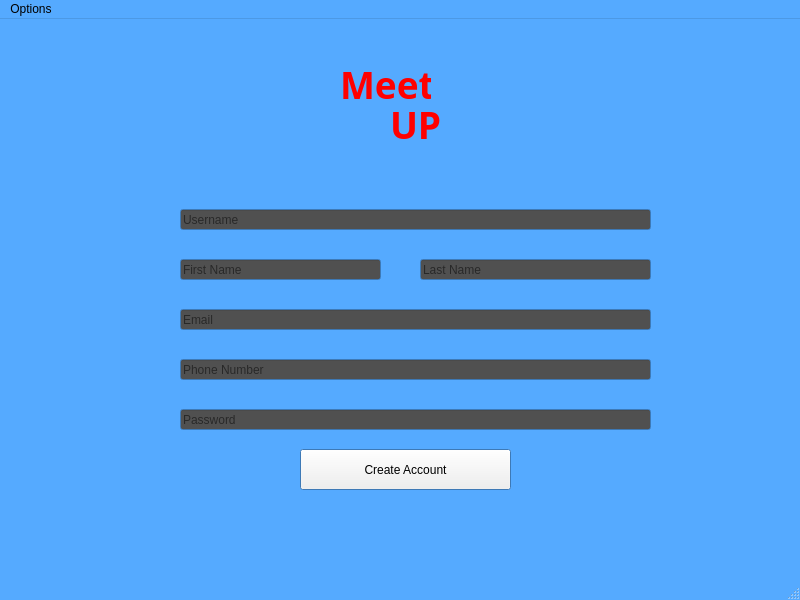
<?xml version="1.0" encoding="UTF-8"?>
<ui version="4.0">
 <class>MainWindow</class>
 <widget class="QMainWindow" name="MainWindow">
  <property name="geometry">
   <rect>
    <x>0</x>
    <y>0</y>
    <width>800</width>
    <height>600</height>
   </rect>
  </property>
  <property name="palette">
   <palette>
    <active>
     <colorrole role="Base">
      <brush brushstyle="SolidPattern">
       <color alpha="255">
        <red>85</red>
        <green>170</green>
        <blue>255</blue>
       </color>
      </brush>
     </colorrole>
     <colorrole role="Window">
      <brush brushstyle="SolidPattern">
       <color alpha="255">
        <red>85</red>
        <green>170</green>
        <blue>255</blue>
       </color>
      </brush>
     </colorrole>
    </active>
    <inactive>
     <colorrole role="Base">
      <brush brushstyle="SolidPattern">
       <color alpha="255">
        <red>85</red>
        <green>170</green>
        <blue>255</blue>
       </color>
      </brush>
     </colorrole>
     <colorrole role="Window">
      <brush brushstyle="SolidPattern">
       <color alpha="255">
        <red>85</red>
        <green>170</green>
        <blue>255</blue>
       </color>
      </brush>
     </colorrole>
    </inactive>
    <disabled>
     <colorrole role="Base">
      <brush brushstyle="SolidPattern">
       <color alpha="255">
        <red>85</red>
        <green>170</green>
        <blue>255</blue>
       </color>
      </brush>
     </colorrole>
     <colorrole role="Window">
      <brush brushstyle="SolidPattern">
       <color alpha="255">
        <red>85</red>
        <green>170</green>
        <blue>255</blue>
       </color>
      </brush>
     </colorrole>
    </disabled>
   </palette>
  </property>
  <property name="windowTitle">
   <string>MainWindow</string>
  </property>
  <widget class="QWidget" name="centralwidget">
   <widget class="QLabel" name="label_2">
    <property name="geometry">
     <rect>
      <x>340</x>
      <y>40</y>
      <width>91</width>
      <height>51</height>
     </rect>
    </property>
    <property name="font">
     <font>
      <family>Ink Free</family>
      <pointsize>25</pointsize>
     </font>
    </property>
    <property name="text">
     <string>&lt;html&gt;&lt;head/&gt;&lt;body&gt;&lt;p&gt;&lt;span style=&quot; font-size:28pt; font-weight:700; color:#ff0000;&quot;&gt;Meet&lt;/span&gt;&lt;/p&gt;&lt;/body&gt;&lt;/html&gt;</string>
    </property>
   </widget>
   <widget class="QLabel" name="label_3">
    <property name="geometry">
     <rect>
      <x>390</x>
      <y>80</y>
      <width>51</width>
      <height>51</height>
     </rect>
    </property>
    <property name="font">
     <font>
      <family>Ink Free</family>
      <pointsize>25</pointsize>
     </font>
    </property>
    <property name="text">
     <string>&lt;html&gt;&lt;head/&gt;&lt;body&gt;&lt;p&gt;&lt;span style=&quot; font-size:28pt; font-weight:700; color:#ff0000;&quot;&gt;UP&lt;/span&gt;&lt;/p&gt;&lt;/body&gt;&lt;/html&gt;</string>
    </property>
   </widget>
   <widget class="QPushButton" name="loginButton">
    <property name="geometry">
     <rect>
      <x>300</x>
      <y>430</y>
      <width>211</width>
      <height>41</height>
     </rect>
    </property>
    <property name="text">
     <string>Create Account</string>
    </property>
   </widget>
   <widget class="QLineEdit" name="password">
    <property name="geometry">
     <rect>
      <x>180</x>
      <y>390</y>
      <width>471</width>
      <height>21</height>
     </rect>
    </property>
    <property name="palette">
     <palette>
      <active>
       <colorrole role="Base">
        <brush brushstyle="SolidPattern">
         <color alpha="255">
          <red>80</red>
          <green>80</green>
          <blue>80</blue>
         </color>
        </brush>
       </colorrole>
      </active>
      <inactive>
       <colorrole role="Base">
        <brush brushstyle="SolidPattern">
         <color alpha="255">
          <red>80</red>
          <green>80</green>
          <blue>80</blue>
         </color>
        </brush>
       </colorrole>
      </inactive>
      <disabled/>
     </palette>
    </property>
    <property name="placeholderText">
     <string>Password</string>
    </property>
   </widget>
   <widget class="QLineEdit" name="username">
    <property name="geometry">
     <rect>
      <x>180</x>
      <y>190</y>
      <width>471</width>
      <height>21</height>
     </rect>
    </property>
    <property name="palette">
     <palette>
      <active>
       <colorrole role="Base">
        <brush brushstyle="SolidPattern">
         <color alpha="255">
          <red>80</red>
          <green>80</green>
          <blue>80</blue>
         </color>
        </brush>
       </colorrole>
      </active>
      <inactive>
       <colorrole role="Base">
        <brush brushstyle="SolidPattern">
         <color alpha="255">
          <red>80</red>
          <green>80</green>
          <blue>80</blue>
         </color>
        </brush>
       </colorrole>
      </inactive>
      <disabled/>
     </palette>
    </property>
    <property name="placeholderText">
     <string>Username</string>
    </property>
   </widget>
   <widget class="QLineEdit" name="nameFirst">
    <property name="geometry">
     <rect>
      <x>180</x>
      <y>240</y>
      <width>201</width>
      <height>21</height>
     </rect>
    </property>
    <property name="palette">
     <palette>
      <active>
       <colorrole role="Base">
        <brush brushstyle="SolidPattern">
         <color alpha="255">
          <red>80</red>
          <green>80</green>
          <blue>80</blue>
         </color>
        </brush>
       </colorrole>
      </active>
      <inactive>
       <colorrole role="Base">
        <brush brushstyle="SolidPattern">
         <color alpha="255">
          <red>80</red>
          <green>80</green>
          <blue>80</blue>
         </color>
        </brush>
       </colorrole>
      </inactive>
      <disabled/>
     </palette>
    </property>
    <property name="text">
     <string/>
    </property>
    <property name="placeholderText">
     <string>First Name</string>
    </property>
   </widget>
   <widget class="QLineEdit" name="nameLast">
    <property name="geometry">
     <rect>
      <x>420</x>
      <y>240</y>
      <width>231</width>
      <height>21</height>
     </rect>
    </property>
    <property name="palette">
     <palette>
      <active>
       <colorrole role="Base">
        <brush brushstyle="SolidPattern">
         <color alpha="255">
          <red>80</red>
          <green>80</green>
          <blue>80</blue>
         </color>
        </brush>
       </colorrole>
      </active>
      <inactive>
       <colorrole role="Base">
        <brush brushstyle="SolidPattern">
         <color alpha="255">
          <red>80</red>
          <green>80</green>
          <blue>80</blue>
         </color>
        </brush>
       </colorrole>
      </inactive>
      <disabled/>
     </palette>
    </property>
    <property name="placeholderText">
     <string>Last Name</string>
    </property>
   </widget>
   <widget class="QLineEdit" name="emailInput">
    <property name="geometry">
     <rect>
      <x>180</x>
      <y>290</y>
      <width>471</width>
      <height>21</height>
     </rect>
    </property>
    <property name="palette">
     <palette>
      <active>
       <colorrole role="Base">
        <brush brushstyle="SolidPattern">
         <color alpha="255">
          <red>80</red>
          <green>80</green>
          <blue>80</blue>
         </color>
        </brush>
       </colorrole>
      </active>
      <inactive>
       <colorrole role="Base">
        <brush brushstyle="SolidPattern">
         <color alpha="255">
          <red>80</red>
          <green>80</green>
          <blue>80</blue>
         </color>
        </brush>
       </colorrole>
      </inactive>
      <disabled/>
     </palette>
    </property>
    <property name="text">
     <string/>
    </property>
    <property name="placeholderText">
     <string>Email</string>
    </property>
   </widget>
   <widget class="QLineEdit" name="phoneInput">
    <property name="geometry">
     <rect>
      <x>180</x>
      <y>340</y>
      <width>471</width>
      <height>21</height>
     </rect>
    </property>
    <property name="palette">
     <palette>
      <active>
       <colorrole role="Base">
        <brush brushstyle="SolidPattern">
         <color alpha="255">
          <red>80</red>
          <green>80</green>
          <blue>80</blue>
         </color>
        </brush>
       </colorrole>
      </active>
      <inactive>
       <colorrole role="Base">
        <brush brushstyle="SolidPattern">
         <color alpha="255">
          <red>80</red>
          <green>80</green>
          <blue>80</blue>
         </color>
        </brush>
       </colorrole>
      </inactive>
      <disabled/>
     </palette>
    </property>
    <property name="inputMethodHints">
     <set>Qt::InputMethodHint::ImhDigitsOnly</set>
    </property>
    <property name="placeholderText">
     <string>Phone Number</string>
    </property>
   </widget>
  </widget>
  <widget class="QMenuBar" name="menubar">
   <property name="geometry">
    <rect>
     <x>0</x>
     <y>0</y>
     <width>800</width>
     <height>33</height>
    </rect>
   </property>
   <property name="autoFillBackground">
    <bool>true</bool>
   </property>
   <widget class="QMenu" name="menuHome">
    <property name="title">
     <string>Options</string>
    </property>
    <addaction name="actionHome"/>
    <addaction name="actionLogout"/>
   </widget>
   <addaction name="menuHome"/>
  </widget>
  <widget class="QStatusBar" name="statusbar"/>
  <action name="actionHome">
   <property name="text">
    <string>Home</string>
   </property>
  </action>
  <action name="actionLogout">
   <property name="text">
    <string>Logout</string>
   </property>
  </action>
 </widget>
 <resources/>
 <connections/>
</ui>
